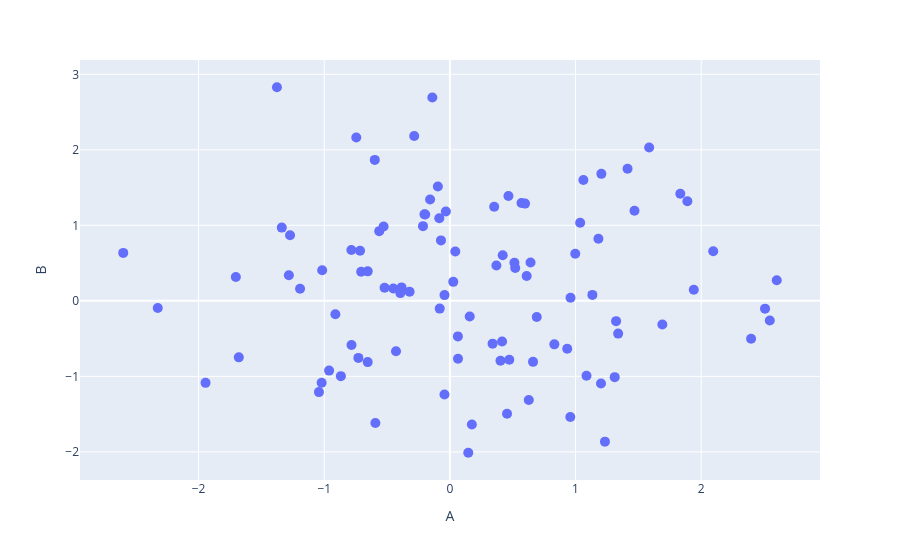

The notebook cell this image was saved under:
### Markdown cell above
## Scatter

### Code cell
# df.iplot(kind='scatter',x='A',y='B',mode='markers',size=10)
# plt.show()

import plotly.express as px

# Create the interactive scatter plot and pass the marker size directly
fig = px.scatter(df, x="A", y="B", size_max=10)

# If you want ALL markers to be a fixed size of 10 explicitly:
fig.update_traces(marker=dict(size=10))

# Display the interactive Plotly graph
fig.show()
